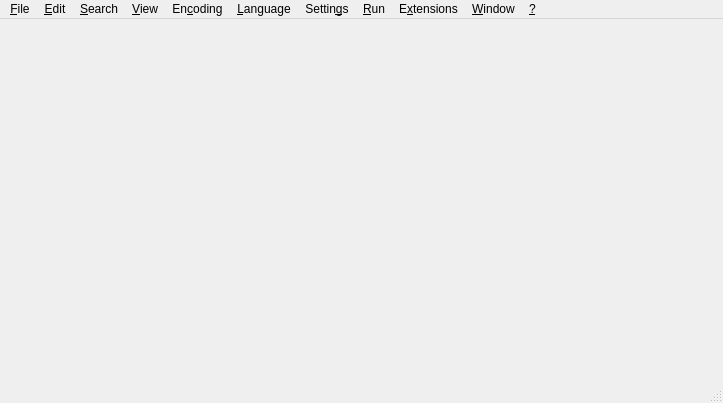
<?xml version="1.0" encoding="UTF-8"?>
<ui version="4.0">
 <class>MainWindow</class>
 <widget class="QMainWindow" name="MainWindow">
  <property name="geometry">
   <rect>
    <x>0</x>
    <y>0</y>
    <width>723</width>
    <height>403</height>
   </rect>
  </property>
  <property name="windowTitle">
   <string>Notepadqq</string>
  </property>
  <property name="windowIcon">
   <iconset resource="resources.qrc">
    <normaloff>:/icons/notepadqq/scalable/notepadqq.svg</normaloff>:/icons/notepadqq/scalable/notepadqq.svg</iconset>
  </property>
  <property name="documentMode">
   <bool>true</bool>
  </property>
  <property name="unifiedTitleAndToolBarOnMac">
   <bool>false</bool>
  </property>
  <widget class="QWidget" name="centralWidget">
   <layout class="QVBoxLayout" name="verticalLayout">
    <property name="leftMargin">
     <number>0</number>
    </property>
    <property name="topMargin">
     <number>0</number>
    </property>
    <property name="rightMargin">
     <number>0</number>
    </property>
    <property name="bottomMargin">
     <number>0</number>
    </property>
   </layout>
  </widget>
  <widget class="QMenuBar" name="menuBar">
   <property name="geometry">
    <rect>
     <x>0</x>
     <y>0</y>
     <width>723</width>
     <height>23</height>
    </rect>
   </property>
   <widget class="QMenu" name="menu_File">
    <property name="title">
     <string>&amp;File</string>
    </property>
    <widget class="QMenu" name="menuRecent_Files">
     <property name="title">
      <string>Recent Files</string>
     </property>
    </widget>
    <addaction name="actionNew"/>
    <addaction name="actionOpen"/>
    <addaction name="actionOpen_Folder"/>
    <addaction name="actionReload_from_Disk"/>
    <addaction name="actionSave"/>
    <addaction name="actionSave_as"/>
    <addaction name="actionSave_a_Copy_As"/>
    <addaction name="actionSave_All"/>
    <addaction name="actionRename"/>
    <addaction name="actionClose"/>
    <addaction name="actionClose_All"/>
    <addaction name="actionClose_All_BUT_Current_Document"/>
    <addaction name="separator"/>
    <addaction name="actionLoad_Session"/>
    <addaction name="actionSave_Session"/>
    <addaction name="separator"/>
    <addaction name="actionPrint"/>
    <addaction name="actionPrint_Now"/>
    <addaction name="menuRecent_Files"/>
    <addaction name="separator"/>
    <addaction name="actionExit"/>
   </widget>
   <widget class="QMenu" name="menu_Edit">
    <property name="title">
     <string>&amp;Edit</string>
    </property>
    <widget class="QMenu" name="menuEOL_Conversion">
     <property name="title">
      <string>&amp;End of line</string>
     </property>
     <addaction name="actionWindows_Format"/>
     <addaction name="actionUNIX_Format"/>
     <addaction name="actionMac_Format"/>
    </widget>
    <widget class="QMenu" name="menuCopy_to_Clipboard">
     <property name="title">
      <string>C&amp;opy to Clipboard</string>
     </property>
     <addaction name="actionCurrent_Full_File_Path_to_Clipboard"/>
     <addaction name="actionCurrent_Filename_to_Clipboard"/>
     <addaction name="actionCurrent_Directory_Path_to_Clipboard"/>
    </widget>
    <widget class="QMenu" name="menuConvert_Case_to">
     <property name="title">
      <string>Co&amp;nvert Case to</string>
     </property>
     <addaction name="actionUPPERCASE"/>
     <addaction name="actionLowercase"/>
    </widget>
    <widget class="QMenu" name="menuIndentation">
     <property name="title">
      <string>&amp;Indentation</string>
     </property>
     <addaction name="actionIndentation_Default_Settings"/>
     <addaction name="actionIndentation_Custom"/>
     <addaction name="separator"/>
     <addaction name="actionToggle_Smart_Indent"/>
    </widget>
    <widget class="QMenu" name="menuLine_Operations">
     <property name="title">
      <string>&amp;Line Operations</string>
     </property>
     <addaction name="actionDuplicate_Line"/>
     <addaction name="actionDelete_Line"/>
     <addaction name="actionMove_Line_Up"/>
     <addaction name="actionMove_Line_Down"/>
    </widget>
    <widget class="QMenu" name="menuBlank_Operations">
     <property name="title">
      <string>&amp;Blank Operations</string>
     </property>
     <addaction name="actionTrim_Trailing_Space"/>
     <addaction name="actionTrim_Leading_Space"/>
     <addaction name="actionTrim_Leading_and_Trailing_Space"/>
     <addaction name="actionEOL_to_Space"/>
     <addaction name="separator"/>
     <addaction name="actionTAB_to_Space"/>
     <addaction name="actionSpace_to_TAB_All"/>
     <addaction name="actionSpace_to_TAB_Leading"/>
    </widget>
    <addaction name="actionUndo"/>
    <addaction name="actionRedo"/>
    <addaction name="separator"/>
    <addaction name="actionCut"/>
    <addaction name="actionCopy"/>
    <addaction name="actionPaste"/>
    <addaction name="actionDelete"/>
    <addaction name="actionSelect_All"/>
    <addaction name="actionBegin_End_Select"/>
    <addaction name="separator"/>
    <addaction name="menuCopy_to_Clipboard"/>
    <addaction name="menuConvert_Case_to"/>
    <addaction name="menuLine_Operations"/>
    <addaction name="menuEOL_Conversion"/>
    <addaction name="menuBlank_Operations"/>
    <addaction name="menuIndentation"/>
   </widget>
   <widget class="QMenu" name="menu_Search">
    <property name="title">
     <string>&amp;Search</string>
    </property>
    <addaction name="actionSearch"/>
    <addaction name="actionFind_in_Files"/>
    <addaction name="actionFind_Next"/>
    <addaction name="actionFind_Previous"/>
    <addaction name="separator"/>
    <addaction name="actionReplace"/>
    <addaction name="separator"/>
    <addaction name="actionGo_to_Line"/>
   </widget>
   <widget class="QMenu" name="menu_View">
    <property name="title">
     <string>&amp;View</string>
    </property>
    <widget class="QMenu" name="menuShow_Symbol">
     <property name="title">
      <string>&amp;Show Symbol</string>
     </property>
     <addaction name="actionShow_Tabs"/>
     <addaction name="actionShow_Spaces"/>
     <addaction name="actionShow_End_of_Line"/>
     <addaction name="actionShow_All_Characters"/>
     <addaction name="separator"/>
     <addaction name="actionShow_Indent_Guide"/>
     <addaction name="actionShow_Wrap_Symbol"/>
    </widget>
    <widget class="QMenu" name="menuZoom">
     <property name="title">
      <string>&amp;Zoom</string>
     </property>
     <addaction name="actionZoom_In"/>
     <addaction name="actionZoom_Out"/>
     <addaction name="actionRestore_Default_Zoom"/>
    </widget>
    <widget class="QMenu" name="menuMove_Clone_Current_Document">
     <property name="title">
      <string>&amp;Move/Clone Current Document</string>
     </property>
     <addaction name="actionMove_to_Other_View"/>
     <addaction name="actionClone_to_Other_View"/>
     <addaction name="actionMove_to_New_Window"/>
     <addaction name="actionOpen_in_New_Window"/>
    </widget>
    <addaction name="separator"/>
    <addaction name="menuShow_Symbol"/>
    <addaction name="menuZoom"/>
    <addaction name="menuMove_Clone_Current_Document"/>
    <addaction name="actionWord_wrap"/>
    <addaction name="actionMath_Rendering"/>
    <addaction name="actionToggle_To_Former_Tab"/>
    <addaction name="separator"/>
    <addaction name="separator"/>
    <addaction name="actionFull_Screen"/>
   </widget>
   <widget class="QMenu" name="menu_Encoding">
    <property name="title">
     <string>En&amp;coding</string>
    </property>
    <addaction name="actionInterpret_as_UTF_8"/>
    <addaction name="actionInterpret_as_UTF_8_without_BOM"/>
    <addaction name="actionInterpret_as_UTF_16BE_UCS_2_Big_Endian"/>
    <addaction name="actionInterpret_as_UTF_16LE_UCS_2_Little_Endian"/>
    <addaction name="actionInterpret_As"/>
    <addaction name="separator"/>
    <addaction name="actionReload_File_Interpreted_As"/>
    <addaction name="separator"/>
    <addaction name="actionUTF_8"/>
    <addaction name="actionUTF_8_without_BOM"/>
    <addaction name="actionUTF_16BE"/>
    <addaction name="actionUTF_16LE"/>
    <addaction name="actionConvert_to"/>
   </widget>
   <widget class="QMenu" name="menu_Language">
    <property name="title">
     <string>&amp;Language</string>
    </property>
    <addaction name="actionPlain_text"/>
    <addaction name="separator"/>
   </widget>
   <widget class="QMenu" name="menu_Settings">
    <property name="title">
     <string>Settin&amp;gs</string>
    </property>
    <addaction name="actionPreferences"/>
    <addaction name="separator"/>
    <addaction name="actionShow_Menubar"/>
    <addaction name="actionShow_Toolbar"/>
   </widget>
   <widget class="QMenu" name="menu_Help">
    <property name="title">
     <string>&amp;?</string>
    </property>
    <addaction name="actionAbout_Qt"/>
    <addaction name="actionAbout_Notepadqq"/>
   </widget>
   <widget class="QMenu" name="menu_Run">
    <property name="title">
     <string>&amp;Run</string>
    </property>
    <addaction name="actionRun"/>
    <addaction name="separator"/>
   </widget>
   <widget class="QMenu" name="menu_Window">
    <property name="title">
     <string>&amp;Window</string>
    </property>
    <addaction name="actionOpen_a_New_Window"/>
   </widget>
   <widget class="QMenu" name="menu_Extensions">
    <property name="title">
     <string>E&amp;xtensions</string>
    </property>
    <addaction name="actionInstall_Extension"/>
    <addaction name="separator"/>
   </widget>
   <addaction name="menu_File"/>
   <addaction name="menu_Edit"/>
   <addaction name="menu_Search"/>
   <addaction name="menu_View"/>
   <addaction name="menu_Encoding"/>
   <addaction name="menu_Language"/>
   <addaction name="menu_Settings"/>
   <addaction name="menu_Run"/>
   <addaction name="menu_Extensions"/>
   <addaction name="menu_Window"/>
   <addaction name="menu_Help"/>
  </widget>
  <widget class="QStatusBar" name="statusBar"/>
  <action name="actionOpen">
   <property name="text">
    <string>&amp;Open...</string>
   </property>
   <property name="shortcut">
    <string>Ctrl+O</string>
   </property>
  </action>
  <action name="actionNew">
   <property name="text">
    <string>&amp;New</string>
   </property>
   <property name="shortcut">
    <string>Ctrl+N</string>
   </property>
  </action>
  <action name="actionReload_from_Disk">
   <property name="text">
    <string>&amp;Reload from Disk</string>
   </property>
  </action>
  <action name="actionSave">
   <property name="text">
    <string>&amp;Save</string>
   </property>
   <property name="shortcut">
    <string>Ctrl+S</string>
   </property>
  </action>
  <action name="actionSave_as">
   <property name="text">
    <string>Save &amp;As...</string>
   </property>
   <property name="toolTip">
    <string>Save As...</string>
   </property>
   <property name="shortcut">
    <string>Ctrl+Alt+S</string>
   </property>
  </action>
  <action name="actionSave_a_Copy_As">
   <property name="text">
    <string>Sa&amp;ve a Copy As...</string>
   </property>
  </action>
  <action name="actionSave_All">
   <property name="text">
    <string>Sav&amp;e All</string>
   </property>
   <property name="shortcut">
    <string>Ctrl+Shift+S</string>
   </property>
  </action>
  <action name="actionRename">
   <property name="text">
    <string>Rena&amp;me...</string>
   </property>
  </action>
  <action name="actionClose">
   <property name="text">
    <string>&amp;Close</string>
   </property>
   <property name="shortcut">
    <string>Ctrl+W</string>
   </property>
  </action>
  <action name="actionClose_All">
   <property name="text">
    <string>C&amp;lose All</string>
   </property>
  </action>
  <action name="actionClose_All_BUT_Current_Document">
   <property name="text">
    <string>Close All &amp;BUT Current Document</string>
   </property>
  </action>
  <action name="actionCloseLeft">
   <property name="text">
    <string>Close Documents to the Left</string>
   </property>
  </action>
  <action name="actionCloseRight">
   <property name="text">
    <string>Close Documents to the Right</string>
   </property>
  </action>
  <action name="actionLoad_Session">
   <property name="text">
    <string>Load Session...</string>
   </property>
  </action>
  <action name="actionSave_Session">
   <property name="text">
    <string>Save Session...</string>
   </property>
  </action>
  <action name="actionPrint">
   <property name="enabled">
    <bool>true</bool>
   </property>
   <property name="text">
    <string>&amp;Print...</string>
   </property>
   <property name="shortcut">
    <string>Ctrl+P</string>
   </property>
   <property name="visible">
    <bool>true</bool>
   </property>
  </action>
  <action name="actionPrint_Now">
   <property name="enabled">
    <bool>false</bool>
   </property>
   <property name="text">
    <string>Pr&amp;int Now</string>
   </property>
   <property name="visible">
    <bool>false</bool>
   </property>
  </action>
  <action name="actionOpen_All_Recent_Files">
   <property name="text">
    <string>Open All Recent Files</string>
   </property>
  </action>
  <action name="actionEmpty_Recent_Files_List">
   <property name="text">
    <string>Empty Recent Files List</string>
   </property>
  </action>
  <action name="actionExit">
   <property name="text">
    <string>E&amp;xit</string>
   </property>
   <property name="shortcut">
    <string>Alt+F4</string>
   </property>
  </action>
  <action name="actionUndo">
   <property name="text">
    <string>&amp;Undo</string>
   </property>
   <property name="shortcut">
    <string>Ctrl+Z</string>
   </property>
  </action>
  <action name="actionRedo">
   <property name="text">
    <string>&amp;Redo</string>
   </property>
   <property name="shortcut">
    <string>Ctrl+Y</string>
   </property>
  </action>
  <action name="actionCut">
   <property name="text">
    <string>Cu&amp;t</string>
   </property>
   <property name="shortcut">
    <string>Ctrl+X</string>
   </property>
  </action>
  <action name="actionCopy">
   <property name="text">
    <string>&amp;Copy</string>
   </property>
   <property name="shortcut">
    <string>Ctrl+C</string>
   </property>
  </action>
  <action name="actionPaste">
   <property name="text">
    <string>&amp;Paste</string>
   </property>
   <property name="shortcut">
    <string>Ctrl+V</string>
   </property>
  </action>
  <action name="actionDelete">
   <property name="text">
    <string>&amp;Delete</string>
   </property>
   <property name="shortcut">
    <string>Del</string>
   </property>
  </action>
  <action name="actionSelect_All">
   <property name="text">
    <string>Select &amp;All</string>
   </property>
   <property name="shortcut">
    <string>Ctrl+A</string>
   </property>
  </action>
  <action name="actionAbout_Notepadqq">
   <property name="text">
    <string>About &amp;Notepadqq...</string>
   </property>
   <property name="shortcut">
    <string>F1</string>
   </property>
  </action>
  <action name="actionAbout_Qt">
   <property name="text">
    <string>&amp;About Qt...</string>
   </property>
  </action>
  <action name="actionWindows_Format">
   <property name="checkable">
    <bool>true</bool>
   </property>
   <property name="text">
    <string>&amp;Windows Format</string>
   </property>
  </action>
  <action name="actionUNIX_Format">
   <property name="checkable">
    <bool>true</bool>
   </property>
   <property name="checked">
    <bool>true</bool>
   </property>
   <property name="text">
    <string>&amp;UNIX / OS X Format</string>
   </property>
  </action>
  <action name="actionMac_Format">
   <property name="checkable">
    <bool>true</bool>
   </property>
   <property name="text">
    <string>&amp;Old Mac Format</string>
   </property>
  </action>
  <action name="actionShow_End_of_Line">
   <property name="checkable">
    <bool>true</bool>
   </property>
   <property name="text">
    <string>Show &amp;End of Line</string>
   </property>
  </action>
  <action name="actionShow_Tabs">
   <property name="checkable">
    <bool>true</bool>
   </property>
   <property name="text">
    <string>&amp;Show Tabs</string>
   </property>
  </action>
  <action name="actionShow_All_Characters">
   <property name="checkable">
    <bool>true</bool>
   </property>
   <property name="text">
    <string>Show All &amp;Characters</string>
   </property>
  </action>
  <action name="actionShow_Indent_Guide">
   <property name="checkable">
    <bool>true</bool>
   </property>
   <property name="checked">
    <bool>true</bool>
   </property>
   <property name="text">
    <string>Show &amp;Indent Guide</string>
   </property>
  </action>
  <action name="actionShow_Wrap_Symbol">
   <property name="checkable">
    <bool>true</bool>
   </property>
   <property name="text">
    <string>Show &amp;Wrap Symbol</string>
   </property>
  </action>
  <action name="actionWord_wrap">
   <property name="checkable">
    <bool>true</bool>
   </property>
   <property name="text">
    <string>&amp;Word wrap</string>
   </property>
  </action>
  <action name="actionMath_Rendering">
   <property name="checkable">
    <bool>true</bool>
   </property>
   <property name="text">
    <string>&amp;Math Rendering</string>
   </property>
  </action>
  <action name="actionCurrent_Full_File_Path_to_Clipboard">
   <property name="text">
    <string>&amp;Copy Full Path to Clipboard</string>
   </property>
  </action>
  <action name="actionCurrent_Filename_to_Clipboard">
   <property name="text">
    <string>Copy &amp;Filename to Clipboard</string>
   </property>
  </action>
  <action name="actionCurrent_Directory_Path_to_Clipboard">
   <property name="text">
    <string>Copy &amp;Directory to Clipboard</string>
   </property>
  </action>
  <action name="actionZoom_In">
   <property name="text">
    <string>Zoom &amp;In</string>
   </property>
   <property name="shortcut">
    <string>Ctrl++</string>
   </property>
  </action>
  <action name="actionZoom_Out">
   <property name="text">
    <string>Zoom &amp;Out</string>
   </property>
   <property name="shortcut">
    <string>Ctrl+-</string>
   </property>
  </action>
  <action name="actionRestore_Default_Zoom">
   <property name="text">
    <string>&amp;Restore Default Zoom</string>
   </property>
   <property name="shortcut">
    <string>Ctrl+0</string>
   </property>
  </action>
  <action name="actionMove_to_Other_View">
   <property name="text">
    <string>&amp;Move to Other View</string>
   </property>
  </action>
  <action name="actionClone_to_Other_View">
   <property name="text">
    <string>&amp;Clone to Other View</string>
   </property>
   <property name="visible">
    <bool>false</bool>
   </property>
  </action>
  <action name="actionMove_to_New_Window">
   <property name="text">
    <string>Move to a &amp;New Window</string>
   </property>
  </action>
  <action name="actionOpen_in_New_Window">
   <property name="text">
    <string>&amp;Open in a New Window</string>
   </property>
  </action>
  <action name="action_Start_Recording">
   <property name="text">
    <string>&amp;Start Recording</string>
   </property>
   <property name="visible">
    <bool>false</bool>
   </property>
  </action>
  <action name="action_Stop_Recording">
   <property name="enabled">
    <bool>false</bool>
   </property>
   <property name="text">
    <string>&amp;Stop Recording</string>
   </property>
   <property name="visible">
    <bool>false</bool>
   </property>
  </action>
  <action name="action_Playback">
   <property name="enabled">
    <bool>false</bool>
   </property>
   <property name="text">
    <string>&amp;Playback</string>
   </property>
   <property name="visible">
    <bool>false</bool>
   </property>
  </action>
  <action name="actionSave_Currently_Recorded_Macro">
   <property name="enabled">
    <bool>false</bool>
   </property>
   <property name="text">
    <string>Save Currently Recorded Macro</string>
   </property>
   <property name="visible">
    <bool>false</bool>
   </property>
  </action>
  <action name="actionRun_a_Macro_Multiple_Times">
   <property name="text">
    <string>Run a Macro Multiple Times...</string>
   </property>
   <property name="visible">
    <bool>false</bool>
   </property>
  </action>
  <action name="actionTrim_Trailing_and_save">
   <property name="text">
    <string>Trim Trailing and save</string>
   </property>
  </action>
  <action name="actionModify_Shortcut_Delete_Macro">
   <property name="text">
    <string>Modify Shortcut/Delete Macro...</string>
   </property>
  </action>
  <action name="actionUPPERCASE">
   <property name="text">
    <string>&amp;UPPERCASE</string>
   </property>
   <property name="shortcut">
    <string>Ctrl+Shift+U</string>
   </property>
  </action>
  <action name="actionLowercase">
   <property name="text">
    <string>&amp;lowercase</string>
   </property>
   <property name="shortcut">
    <string>Ctrl+U</string>
   </property>
  </action>
  <action name="actionUTF_8">
   <property name="text">
    <string>&amp;Convert to UTF-8</string>
   </property>
  </action>
  <action name="actionUTF_16BE">
   <property name="text">
    <string>Convert to UTF-&amp;16BE (UCS-2 Big Endian)</string>
   </property>
  </action>
  <action name="actionUTF_16LE">
   <property name="text">
    <string>Convert to UTF-16LE (UCS-&amp;2 Little Endian)</string>
   </property>
  </action>
  <action name="actionUTF_8_without_BOM">
   <property name="text">
    <string>Convert to &amp;UTF-8 without BOM</string>
   </property>
  </action>
  <action name="actionRun">
   <property name="text">
    <string>&amp;Run...</string>
   </property>
  </action>
  <action name="actionLaunch_in_Firefox">
   <property name="text">
    <string>Launch in Firefox</string>
   </property>
  </action>
  <action name="actionLaunch_in_Chromium">
   <property name="text">
    <string>Launch in Chromium</string>
   </property>
  </action>
  <action name="actionGet_php_help">
   <property name="text">
    <string>Get PHP help</string>
   </property>
  </action>
  <action name="actionGoogle_Search">
   <property name="text">
    <string>Google Search</string>
   </property>
  </action>
  <action name="actionWikipedia_Search">
   <property name="text">
    <string>Wikipedia Search</string>
   </property>
  </action>
  <action name="actionOpen_file">
   <property name="text">
    <string>Open file(s)</string>
   </property>
  </action>
  <action name="actionOpen_in_another_window">
   <property name="text">
    <string>Open file(s) in a new window</string>
   </property>
  </action>
  <action name="actionModify_Shortcut_Delete_Command">
   <property name="text">
    <string>Modify Shortcut / Delete Command...</string>
   </property>
  </action>
  <action name="actionPreferences">
   <property name="text">
    <string>&amp;Preferences...</string>
   </property>
  </action>
  <action name="actionSearch">
   <property name="text">
    <string>&amp;Find...</string>
   </property>
   <property name="shortcut">
    <string>Ctrl+F</string>
   </property>
  </action>
  <action name="actionFind_Next">
   <property name="text">
    <string>Find &amp;Next</string>
   </property>
   <property name="shortcut">
    <string>F3</string>
   </property>
  </action>
  <action name="actionFind_Previous">
   <property name="text">
    <string>Find &amp;Previous</string>
   </property>
   <property name="shortcut">
    <string>Shift+F3</string>
   </property>
  </action>
  <action name="actionPlain_text">
   <property name="text">
    <string>&amp;Plain text</string>
   </property>
  </action>
  <action name="actionReplace">
   <property name="text">
    <string>&amp;Replace...</string>
   </property>
   <property name="shortcut">
    <string>Ctrl+H</string>
   </property>
  </action>
  <action name="actionReload_File_Interpreted_As">
   <property name="text">
    <string>&amp;Reload file interpreted as...</string>
   </property>
  </action>
  <action name="actionConvert_to">
   <property name="text">
    <string>C&amp;onvert to...</string>
   </property>
  </action>
  <action name="actionInterpret_as_UTF_16BE_UCS_2_Big_Endian">
   <property name="text">
    <string>Interpret as UTF-16BE (UCS-2 &amp;Big Endian)</string>
   </property>
  </action>
  <action name="actionInterpret_as_UTF_8_without_BOM">
   <property name="text">
    <string>Interpret as UTF-&amp;8 without BOM</string>
   </property>
  </action>
  <action name="actionInterpret_as_UTF_8">
   <property name="text">
    <string>&amp;Interpret as UTF-8</string>
   </property>
  </action>
  <action name="actionInterpret_as_UTF_16LE_UCS_2_Little_Endian">
   <property name="text">
    <string>Interpret as UTF-16LE (UCS-2 &amp;Little Endian)</string>
   </property>
  </action>
  <action name="actionIndentation_Default_Settings">
   <property name="checkable">
    <bool>true</bool>
   </property>
   <property name="checked">
    <bool>true</bool>
   </property>
   <property name="text">
    <string>&amp;Default settings</string>
   </property>
  </action>
  <action name="actionIndentation_Custom">
   <property name="checkable">
    <bool>true</bool>
   </property>
   <property name="text">
    <string>&amp;Custom...</string>
   </property>
  </action>
  <action name="actionInterpret_As">
   <property name="text">
    <string>I&amp;nterpret as...</string>
   </property>
  </action>
  <action name="actionLaunch_in_Chrome">
   <property name="text">
    <string>Launch in Chrome</string>
   </property>
  </action>
  <action name="actionOpen_a_New_Window">
   <property name="text">
    <string>&amp;Open a New Window</string>
   </property>
  </action>
  <action name="actionFind_in_Files">
   <property name="text">
    <string>&amp;Advanced Search</string>
   </property>
   <property name="shortcut">
    <string>Ctrl+Shift+F</string>
   </property>
  </action>
  <action name="actionDelete_Line">
   <property name="text">
    <string>Delete &amp;Current Line</string>
   </property>
   <property name="toolTip">
    <string>Delete the current line</string>
   </property>
   <property name="shortcut">
    <string>Ctrl+L</string>
   </property>
  </action>
  <action name="actionDuplicate_Line">
   <property name="text">
    <string>&amp;Duplicate Current Line</string>
   </property>
   <property name="toolTip">
    <string>Duplicate the current line</string>
   </property>
   <property name="shortcut">
    <string>Ctrl+D</string>
   </property>
  </action>
  <action name="actionMove_Line_Up">
   <property name="text">
    <string>&amp;Move Line Up</string>
   </property>
   <property name="toolTip">
    <string>Move the current line up</string>
   </property>
   <property name="shortcut">
    <string>Ctrl+Shift+Up</string>
   </property>
  </action>
  <action name="actionMove_Line_Down">
   <property name="text">
    <string>Move &amp;Line Down</string>
   </property>
   <property name="toolTip">
    <string>Move the current line down</string>
   </property>
   <property name="shortcut">
    <string>Ctrl+Shift+Down</string>
   </property>
  </action>
  <action name="actionTrim_Trailing_Space">
   <property name="text">
    <string>&amp;Trim Trailing Space</string>
   </property>
   <property name="toolTip">
    <string>Trim Trailing Space</string>
   </property>
  </action>
  <action name="actionTrim_Leading_Space">
   <property name="text">
    <string>Trim &amp;Leading Space</string>
   </property>
   <property name="toolTip">
    <string>Trim Leading Space</string>
   </property>
  </action>
  <action name="actionTrim_Leading_and_Trailing_Space">
   <property name="text">
    <string>T&amp;rim Leading and Trailing Space</string>
   </property>
  </action>
  <action name="actionEOL_to_Space">
   <property name="text">
    <string>&amp;EOL to Space</string>
   </property>
  </action>
  <action name="actionTAB_to_Space">
   <property name="text">
    <string>TA&amp;B to Space</string>
   </property>
  </action>
  <action name="actionSpace_to_TAB_All">
   <property name="text">
    <string>&amp;Space to TAB (All)</string>
   </property>
  </action>
  <action name="actionSpace_to_TAB_Leading">
   <property name="text">
    <string>S&amp;pace to TAB (Leading)</string>
   </property>
  </action>
  <action name="actionOpen_Folder">
   <property name="text">
    <string>Open &amp;Folder...</string>
   </property>
  </action>
  <action name="actionGo_to_Line">
   <property name="text">
    <string>&amp;Go to line...</string>
   </property>
   <property name="shortcut">
    <string>Ctrl+G</string>
   </property>
  </action>
  <action name="actionInstall_Extension">
   <property name="text">
    <string>&amp;Install Extension...</string>
   </property>
  </action>
  <action name="actionFull_Screen">
   <property name="checkable">
    <bool>true</bool>
   </property>
   <property name="text">
    <string>&amp;Full Screen</string>
   </property>
   <property name="shortcut">
    <string>F11</string>
   </property>
  </action>
  <action name="actionShow_Spaces">
   <property name="checkable">
    <bool>true</bool>
   </property>
   <property name="text">
    <string>S&amp;how Spaces</string>
   </property>
   <property name="toolTip">
    <string>Show Spaces</string>
   </property>
  </action>
  <action name="actionToggle_Smart_Indent">
   <property name="checkable">
    <bool>true</bool>
   </property>
   <property name="checked">
    <bool>true</bool>
   </property>
   <property name="text">
    <string>&amp;Enable Smart Indent</string>
   </property>
  </action>
  <action name="actionShow_Menubar">
   <property name="checkable">
    <bool>true</bool>
   </property>
   <property name="text">
    <string>&amp;Show Menubar</string>
   </property>
   <property name="shortcut">
    <string>Ctrl+M</string>
   </property>
  </action>
  <action name="actionShow_Toolbar">
   <property name="checkable">
    <bool>true</bool>
   </property>
   <property name="text">
    <string>S&amp;how Toolbar</string>
   </property>
  </action>
  <action name="actionBegin_End_Select">
   <property name="checkable">
    <bool>true</bool>
   </property>
   <property name="text">
    <string>Begin/End Select</string>
   </property>
  </action>
  <action name="actionToggle_To_Former_Tab">
   <property name="text">
    <string>Toggle To Former Tab</string>
   </property>
   <property name="toolTip">
    <string>Toggle Back to Former Tab</string>
   </property>
   <property name="shortcut">
    <string>Ctrl+T</string>
   </property>
  </action>
 </widget>
 <layoutdefault spacing="6" margin="11"/>
 <resources>
  <include location="resources.qrc"/>
 </resources>
 <connections/>
</ui>
